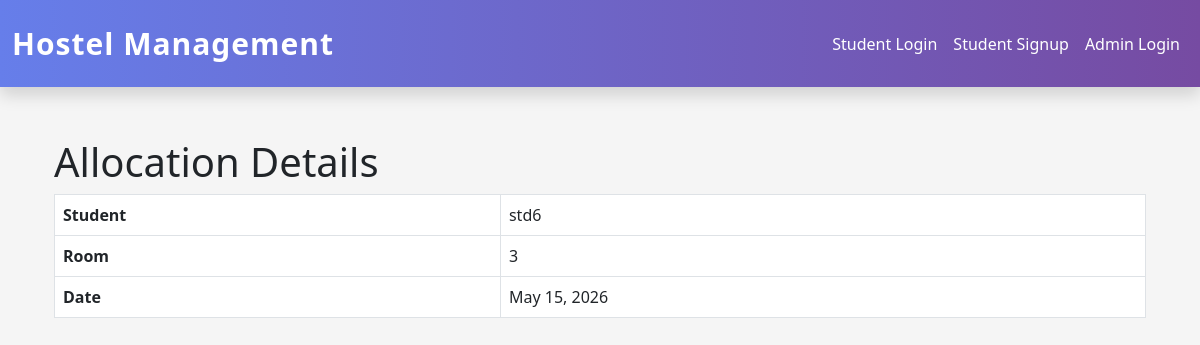
/allocation-details/7/, run on the app's committed database.
### hostel_app/models.py (models this page shows, shortened)
class RoomAllocation(models.Model):
    student = models.ForeignKey(
        Student,
        on_delete=models.CASCADE
    )
    room = models.ForeignKey(
        Room,
        on_delete=models.CASCADE
    )
    allocation_date = models.DateField(
        auto_now_add=True
    )

class Student(models.Model):
    student_id = models.CharField(
        max_length=20
    )
    student_name = models.CharField(max_length=100)
    email = models.EmailField(unique=True)
    phone_number = models.CharField(max_length=15)
    course = models.CharField(max_length=100)
    year = models.IntegerField()
    def __str__(self):
        return self.student_name

class Room(models.Model):
    ROOM_TYPES = [
        ('AC', 'AC'),
        ('Non-AC', 'Non-AC'),
    ]
    room_number = models.CharField(
        max_length=20,
        unique=True
    )
    room_type = models.CharField(
        max_length=20,
        choices=ROOM_TYPES
    )
    total_beds = models.IntegerField()
    available_beds = models.IntegerField()
    floor_number = models.IntegerField()
    def __str__(self):
        return self.room_number

### hostel_app/views.py (the view)
def allocation_details(request, id):
    allocation = RoomAllocation.objects.get(id=id)
    context = {
        "allocation": allocation
    }
    return render(
        request,
        "allocations/allocation_details.html",
        context
    )

### hostel_app/templates/allocations/allocation_details.html
{% extends "master.html" %}
{% block content %}
<div class="container mt-5">
    <h1>Allocation Details</h1>
    <table class="table table-bordered">
        <tr>
            <th>Student</th>
            <td>{{ allocation.student }}</td>
        </tr>
        <tr>
            <th>Room</th>
            <td>{{ allocation.room }}</td>
        </tr>
        <tr>
            <th>Date</th>
            <td>{{ allocation.allocation_date }}</td>
        </tr>
    </table>
</div>
{% endblock %}

### hostel_app/templates/master.html (style rules this page uses)
body { padding-top: 90px; }

### data on the page
RoomAllocation: student "std6", room "3", allocation_date "May 15, 2026"
